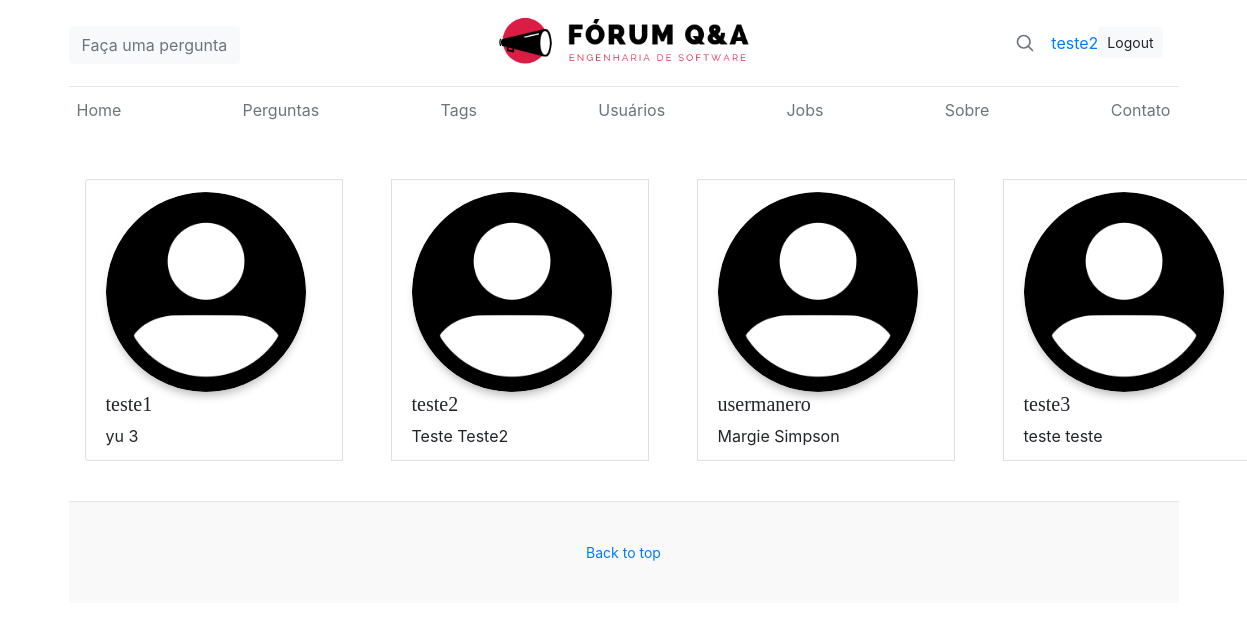
The page /users/ (signed in) on the database its author committed.
### users/models.py (models this page shows)
class ForumUser(User):
    description = models.CharField(max_length=300)

### forum/views.py (the view)
# urls.py: path('users/', views.users , name='users'),
def users(request):
    context = {
        'title': 'Usuários'
    }
    users = User.objects.all()
    context['users'] = users
    return render(request, 'forum/users.html', context)

### forum/templates/forum/users.html (shortened to what this page needs)
{% extends "forum/base.html" %}
{% load static from staticfiles %}
{% block content %}
<div class="container">
    {%  include "forum/header.html" %}
    <ul class="list-group list-unstyled list-group-horizontal w-100 p-3">
      {% for user in users %}
      <li class="list-group-item media my-4 mr-5 ">
        <img src="{% static 'users/img/default.png' %}" class="mr-3 img-raised rounded-circle img-fluid" alt="...">
        <div class="media-body">
          <h5 class="mt-0 ">{{ user.username }}</h5>
          {{ user.first_name }} {{ user.last_name }}
        </div>
      </li>
      {% endfor %}
    </ul>
  <footer class="blog-footer">
    <p>
      <a href="#">Back to top</a>
    </p>
  </footer>
</div>
{% endblock content %}

### forum/templates/forum/header.html
{% load static %}
<header class="blog-header py-3">
        <div class="row flex-nowrap justify-content-between align-items-center">
          <div class="col-4 pt-1">
              <button type="button" class="btn btn-light">
                <a href="{% url 'posts:create_post' %}" class="text-muted">Faça uma pergunta</a>
              </button>
          </div>
          <div class="col-4 text-center">
            <a class="blog-header-logo text-dark" href="{% url 'forum:index' %}">
              <img src="{% static 'forum/img/logo_top.png' %}" class="card-img-top"alt="logo">
            </a>
          </div>
          <div class="col-4 d-flex justify-content-end align-items-center">
            <a class="text-muted" href="#">
              <svg xmlns="http://www.w3.org/2000/svg" width="20" height="20" fill="none" stroke="currentColor" stroke-linecap="round" stroke-linejoin="round" stroke-width="2" class="mx-3" role="img" viewBox="0 0 24 24" focusable="false"><title>Search</title><circle cx="10.5" cy="10.5" r="7.5"/><path d="M21 21l-5.2-5.2"/></svg>
            </a>
            {% if user.is_authenticated %}
            <a href="{% url 'users:profile' %}"> {{ user.username }}</a>
            <a class="btn btn-sm btn btn-light mr-3" href="{% url 'users:logout' %}">Logout</a>
            {% else %}
            <a class="btn btn-sm btn btn-light mr-3" href="{% url 'users:login' %}">Entrar</a>
            <a class="btn btn-sm btn-outline-secondary" href="{% url 'users:register' %}">Registrar-se</a>
            {% endif %}
          </div>
        </div>
      </header>
      <div class="nav-scroller py-1 mb-2">
        <nav class="nav d-flex justify-content-between">
          <a class="p-2 text-muted" href="{% url 'forum:index' %}">Home</a>
          <a class="p-2 text-muted" href="{% url 'forum:all_posts' %}">Perguntas</a>
          <a class="p-2 text-muted" href="#">Tags</a>
          <a class="p-2 text-muted" href="{% url 'forum:users' %}">Usuários</a>
          <a class="p-2 text-muted" href="#">Jobs</a>
          <a class="p-2 text-muted" href="#">Sobre</a>
          <a class="p-2 text-muted" href="#">Contato</a>
        </nav>
      </div>

### static/forum/css/base.css (style rules this page uses)
.blog-header { line-height: 1; border-bottom: 1px solid #e5e5e5; }
.blog-header-logo { font-family: "Playfair Display", Georgia, "Times New Roman", serif; font-size: 2.25rem; }
h1, h2, h3, h4, h5, h6 { font-family: "Playfair Display", Georgia, "Times New Roman", serif; }
.nav-scroller { position: relative; z-index: 2; height: 2.75rem; overflow-y: hidden; }
.nav-scroller .nav { display: -ms-flexbox; display: flex; -ms-flex-wrap: nowrap; flex-wrap: nowrap; padding-bottom: 1rem; margin-top: -1px; overflow-x: auto; text-align: center; white-space: nowrap; -webkit-overflow-scrolling: touch; }
.blog-footer { padding: 2.5rem 0; color: #999; text-align: center; background-color: #f9f9f9; border-top: .05rem solid #e5e5e5; }
.blog-footer p:last-child { margin-bottom: 0; }
.img-raised { box-shadow: 0 5px 15px -8px rgba(0,0,0,.24), 0 8px 10px -5px rgba(0,0,0,.2); }
.rounded-circle { border-radius: 50%!important; }
.img-fluid, .img-thumbnail { max-width: 200px; height: auto; }
p { font-size: 14px; margin: 0 0 10px; }

### rows shown on the page
ForumUser: username "teste1", first_name "yu", last_name "3"
ForumUser: username "teste2", first_name "Teste", last_name "Teste2"
ForumUser: username "usermanero", first_name "Margie", last_name "Simpson"
ForumUser: username "teste3", first_name "teste", last_name "teste"

### other values the page prints
{{ user.username }} "teste2"
